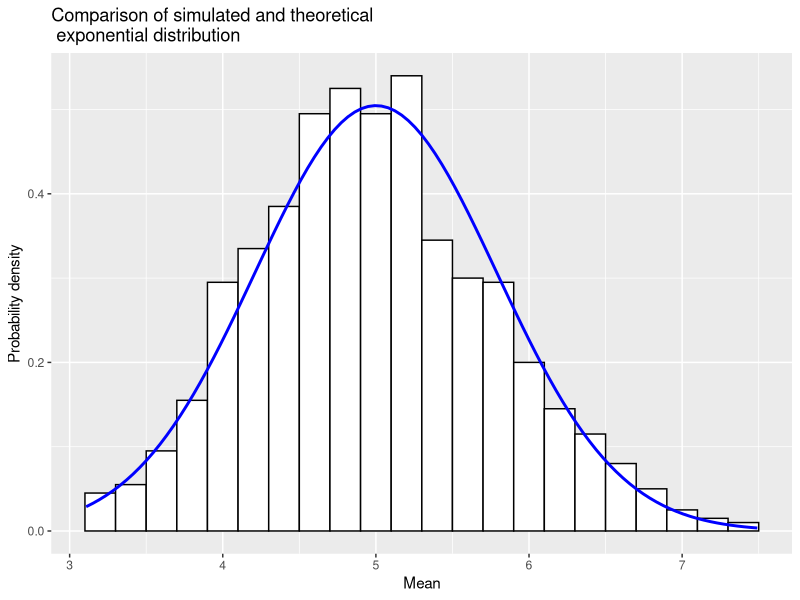

Reproduce this figure in R.
## ---- chunk 1
knitr::opts_chunk$set(echo = TRUE)

library(ggplot2)
## ---- chunk 2
set.seed(1)

averages = 1000
n = 40
lambda = 0.2

mns = NULL
for (i in 1 : 1000) mns = c(mns, mean(rexp(n, lambda)))

sim_mean = mean(mns)
expected_mean = 1/lambda

var_mns = var(mns)
## ---- chunk 3


g = ggplot(data.frame(y = mns), aes(x = y)) +
    geom_histogram(aes(y = ..density..), binwidth = 0.2,
                   color = "black", fill = "white") +
    stat_function(fun = dnorm, geom = "line",
            args = list(mean = 1/lambda,
            sd = 1/(lambda*sqrt(n))),
            size = 1, col = "blue") + 
    ylab("Probability density") + 
    xlab("Mean") + 
    ggtitle("Comparison of simulated and theoretical\n exponential distribution")
g    
